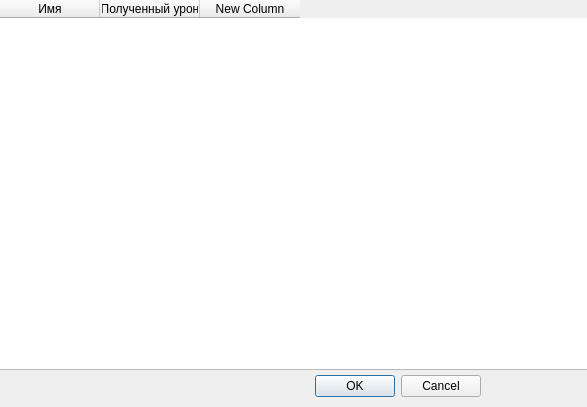
<?xml version="1.0" encoding="UTF-8"?>
<ui version="4.0">
 <class>ferstDialog</class>
 <widget class="QDialog" name="ferstDialog">
  <property name="geometry">
   <rect>
    <x>0</x>
    <y>0</y>
    <width>587</width>
    <height>407</height>
   </rect>
  </property>
  <property name="windowTitle">
   <string>FerstDialog</string>
  </property>
  <widget class="QDialogButtonBox" name="buttonBox">
   <property name="geometry">
    <rect>
     <x>140</x>
     <y>370</y>
     <width>341</width>
     <height>32</height>
    </rect>
   </property>
   <property name="orientation">
    <enum>Qt::Horizontal</enum>
   </property>
   <property name="standardButtons">
    <set>QDialogButtonBox::Cancel|QDialogButtonBox::Ok</set>
   </property>
  </widget>
  <widget class="QWidget" name="gridLayoutWidget">
   <property name="geometry">
    <rect>
     <x>-1</x>
     <y>-1</y>
     <width>591</width>
     <height>371</height>
    </rect>
   </property>
   <layout class="QGridLayout" name="gridLayout">
    <item row="0" column="0">
     <widget class="QTableWidget" name="tableWidget">
      <column>
       <property name="text">
        <string>Имя</string>
       </property>
      </column>
      <column>
       <property name="text">
        <string>Полученный урон</string>
       </property>
      </column>
      <column>
       <property name="text">
        <string>New Column</string>
       </property>
      </column>
     </widget>
    </item>
   </layout>
  </widget>
 </widget>
 <resources/>
 <connections>
  <connection>
   <sender>buttonBox</sender>
   <signal>accepted()</signal>
   <receiver>ferstDialog</receiver>
   <slot>accept()</slot>
   <hints>
    <hint type="sourcelabel">
     <x>248</x>
     <y>254</y>
    </hint>
    <hint type="destinationlabel">
     <x>157</x>
     <y>274</y>
    </hint>
   </hints>
  </connection>
  <connection>
   <sender>buttonBox</sender>
   <signal>rejected()</signal>
   <receiver>ferstDialog</receiver>
   <slot>reject()</slot>
   <hints>
    <hint type="sourcelabel">
     <x>316</x>
     <y>260</y>
    </hint>
    <hint type="destinationlabel">
     <x>286</x>
     <y>274</y>
    </hint>
   </hints>
  </connection>
 </connections>
</ui>
